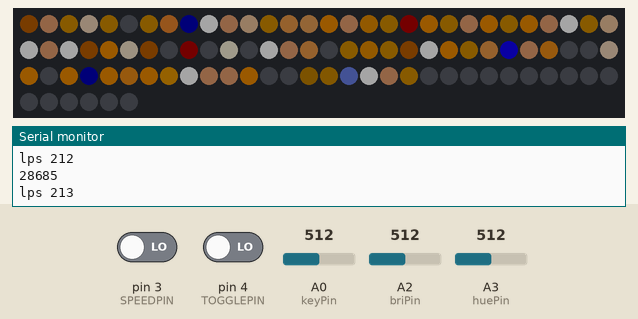
A sketch run on a simulated Arduino Uno, built with avr-gcc and run on an emulated ATmega328P. On the bench: 96 RGB LEDs in strip order, left to right, continuing on the next row, the last lines printed to the serial monitor. The test bench sets the inputs (shaded band); at power-on: A2 (briPin) = 512, A3 (huePin) = 512, pin 3 (SPEEDPIN) LOW, pin 4 (TOGGLEPIN) LOW, A0 (keyPin) = 512. Dim RGB values are drawn brighter than linear; random numbers use the default seed unless the sketch sets one.

Above: at 4.1 s.
4.2 s: A2 (briPin) set to 0
At 4.9 s:
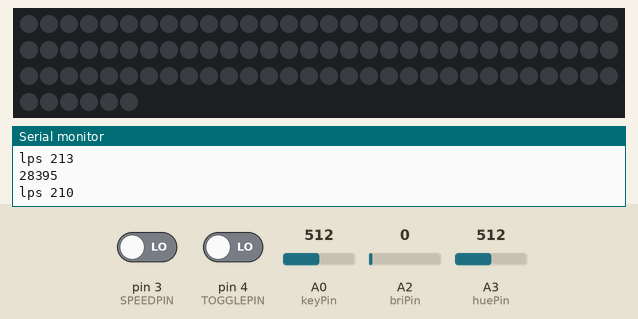
5.8 s: A2 (briPin) set to 122
At 6.09 s:
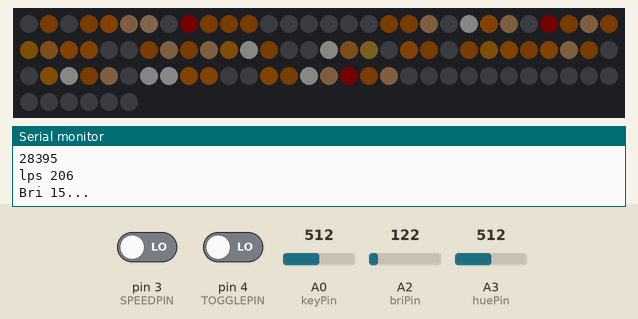
8.3 s: A3 (huePin) set to 900
At 9.41 s:
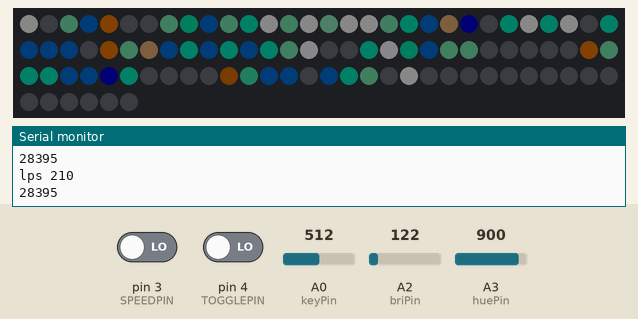
11.0 s: A3 (huePin) set to 122
At 11.23 s:
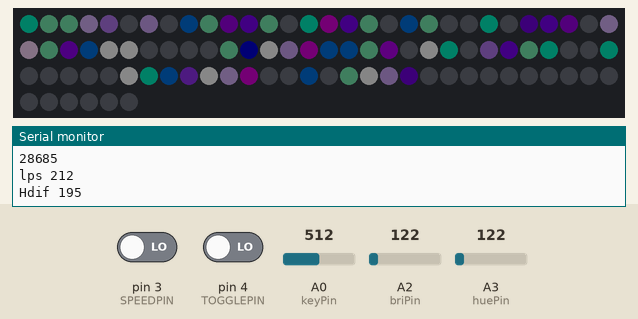
13.4 s: A3 (huePin) set to 265
At 13.95 s:
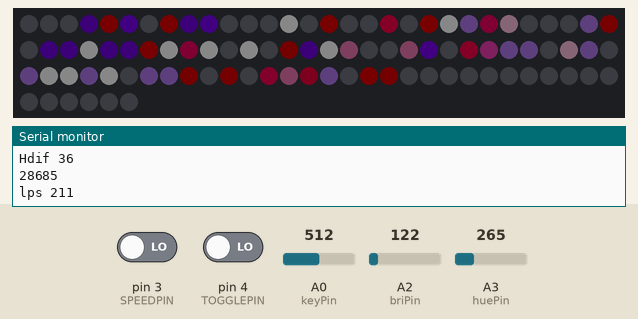
16.2 s: A2 (briPin) set to 86
At 16.68 s:
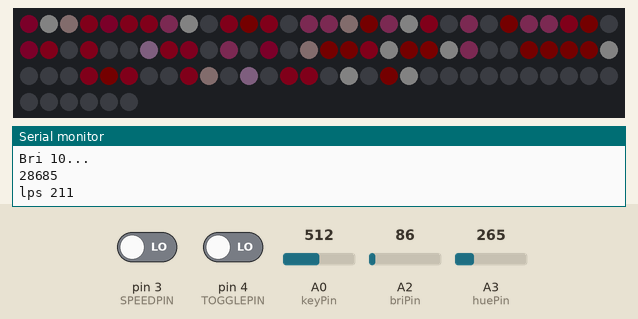
Timing chart, 0 to 19.2 s (numbered marks = the images above; inputs shaded):
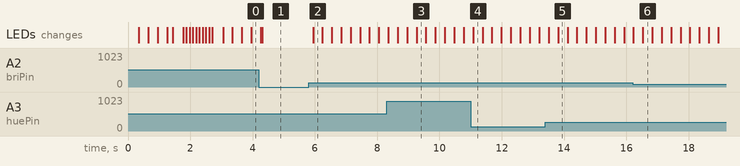

The sketch:

LogicEngineBasic5.ino
```cpp
//
//  RSeries Logic Engine AVR : Basic Sketch by Paul Murphy
//  ======================================================
//  This sketch provides basic functionality for the RSeries Logic Engine hardware.
//  Does not include microSD reading or I2C communication.
//
//  Uses the FastSPI_LED2 library : https://code.google.com/p/fastspi/downloads/detail?name=FastSPI_LED2.RC5.zip
//
//   revision history...
//   2014-01-15 : Added memoryFree() function to report available RAM and a loops-per-second check.
//   2014-01-12 : Fixed prototype FLD bug
//   2014-01-08 : Removed debug options to free up some RAM. Fixed rldMap. Fixed fldMap.
//   2014-01-07 : Added 'Testpattern Mode' to aid assembly of the Rear Logic
//

//  the TOGGLEPIN is used if there's no SD card. if this pin is jumped to +5V,
//  then we'll assume this is the RLD, otherwise we'll assume this is the FLD
#define TOGGLEPIN 4
//  the SPEEDPIN enables speed adjustment via the pots via the pause & delay
#define SPEEDPIN 3

//debug will print a bunch of stuff to serial. useful, but takes up valuable memory and may slow down routines a little
#define DEBUG

#define PROTOFLD //uncomment this line if your FLD boards have only 40 LEDs (final versions have 48 LEDs)

#define LOOPCHECK 50 //number of loops after which we'll check the pot values

#include "FastSPI_LED2.h"
#define NUM_LEDS 96 //absolute max number of LEDs possible (we use numLeds for actual number used later)
#define DATA_PIN 6
CRGB leds[NUM_LEDS];

//byte Keys=6;
byte Tweens=6;
byte tweenPause=7; // time to delay each tween color (aka fadeyness)
int keyPause=450; // time to delay each key color (aka pauseyness)
byte maxBrightness=128; // 0-255, no need to ever go over 100

int keyPin = A0; //analog pin to read keyPause value
int tweenPin = A1; //analog pin to read tweenPause value
int briPin = A2; //analog pin to read Brightness value
int huePin = A3; //analog pin to read Color/Hue shift value

byte totalColors,Keys; //numLeds will be the ACTUAL number of LEDs (80 for FLD, 96 for RLD)
const byte fldColors[6][3] = { {170,0,0} , {170,255,54} , {170,255,120} , {166,255,200} , {154,84,150} , {174,0,200} };
//const byte rldColors[6][3] = { {87,0,0}  , {87,206,105} , {79,255,214}  , {43,255,250}  , {25,255,214} , {0,255,214} };
const byte rldColors[5][3] = { {87,0,0} , {87,206,105} , {79,255,184} , {18,255,250} , {0,255,214} };

byte AllColors[64][3]; // a big array to hold all original KeyColors and all Tween colors
byte oColors[64][3]; // will hold a copy of the original colors, useful when shifting hues
byte LEDstat[96][3]; // an array holding the current color number of each LED, its direction and pausetime
boolean speeds=0; //0 for preset, 1 for tweakable (depends on speedpin)
boolean logic=0; //0 for fld, 1 for rld (depends on togglepin)

//our LEDs aren't in numeric order (FLD is wired serpentine and RLD is all over the place!)
//so we can address specific LEDs more easily, we'll map them out here...
byte rldMap[96]={
 0, 1, 2, 3, 4, 5, 6, 7,48,49,50,51,52,53,54,55,
15,14,13,12,11,10, 9, 8,63,62,61,60,59,58,57,56,
16,17,18,19,20,21,22,23,64,65,66,67,68,69,70,71,
31,30,29,28,27,26,25,24,79,78,77,76,75,74,73,72,
32,33,34,35,36,37,38,39,80,81,82,83,84,85,86,87,
47,46,45,44,43,42,41,40,95,94,93,92,91,90,89,88};
/*byte rldMap[80]={
 0, 1, 2, 3, 4, 5, 6, 7,48,49,50,51,52,53,54,55,
15,14,13,12,11,10, 9, 8,63,62,61,60,59,58,57,56,
16,17,18,19,20,21,22,23,64,65,66,67,68,69,70,71,
31,30,29,28,27,26,25,24,79,78,77,76,75,74,73,72,
32,33,34,35,36,37,38,39,80,81,82,83,84,85,86,87};*/
#if defined  PROTOFLD
// for prototype 40-LED boards...
byte fldMap[80]={
 0, 1, 2, 3, 4, 5, 6, 7,
15,14,13,12,11,10, 9, 8,
16,17,18,19,20,21,22,23,
31,30,29,28,27,26,25,24,
32,33,34,35,36,37,38,39,
40,41,42,43,44,45,46,47,
55,54,53,52,51,50,49,48,
56,57,58,59,60,61,62,63,
71,70,69,68,67,66,65,64,
72,73,74,75,76,77,78,79};
#else
// for final 48-LED boards...
byte fldMap[80]={
15,14,13,12,11,10, 9, 8,
16,17,18,19,20,21,22,23,
31,30,29,28,27,26,25,24,
32,33,34,35,36,37,38,39,
40,41,42,43,44,45,46,47,

55,54,53,52,51,50,49,48,
56,57,58,59,60,61,62,63,
71,70,69,68,67,66,65,64,
72,73,74,75,76,77,78,79,
87,86,85,84,83,82,81,80};
#endif

void setup() {

      // sanity check delay
      delay(50);
      randomSeed(analogRead(0)); //helps keep random numbers more random
      #if defined(DEBUG)
      Serial.begin(9600);
      //Serial.println(String(totalColors)+" colors");
      #endif

      pinMode(TOGGLEPIN, INPUT);
      //digitalWrite(TOGGLEPIN, HIGH); //used for dipswitch prototype
      logic=digitalRead(TOGGLEPIN);
      if (logic==1) {
        #if defined(DEBUG)
        Serial.println("RLD");
        #endif
        //logic=1;
        //numLeds=96;
        //slow default speeds down for the RLD...
        tweenPause=40;
        keyPause=1200;
        Keys=sizeof(rldColors)/3;
      }
      else {
        #if defined(DEBUG)
        Serial.println("FLD");
        #endif
        //numLeds=80;
        Keys=sizeof(fldColors)/3;
      }

      #if defined(DEBUG)
      // print all the colors
      Serial.println(String(Keys)+" keys");
      delay(250);
      #endif

      //Keys=sizeof(rldColors)/3;
      //else Keys=sizeof(fldColors)/3;

      totalColors=Keys*Tweens;

      pinMode(SPEEDPIN, INPUT);
      //digitalWrite(SPEEDPIN, HIGH); //used for dipswitch prototype
      if (digitalRead(SPEEDPIN)==HIGH) {
        speeds=1;
        #if defined(DEBUG)
        Serial.println("SPD");
        #endif
      }

      //make a giant array of all colors tweened...
      byte el,val,kcol,perStep,totalColorCount; //
      for(kcol=0;kcol<(Keys);kcol++) { //go through each Key color
        for(el=0;el<3;el++) { //loop through H, S and V
          if (logic==0) perStep=int(fldColors[kcol+1][el]-fldColors[kcol][el])/(Tweens+1);
          else perStep=int(rldColors[kcol+1][el]-rldColors[kcol][el])/(Tweens+1);
          byte tweenCount=0;
          if (logic==0) val=fldColors[kcol][el];
          else val=rldColors[kcol][el];
          while (tweenCount<=Tweens) {
            if (tweenCount==0) totalColorCount=kcol*(Tweens+1); //this is the first transition, between these 2 colors, make sure the total count is right
            AllColors[totalColorCount][el]=val; //set the actual color element (H, S or V)
            tweenCount++;
            totalColorCount++;
            val=byte(val+perStep);
          }
        }
      }
      memcpy(oColors,AllColors,totalColors*3); //copy AllColors to oColors (AllColors can shift, oColors never changes)
      /*#if defined(DEBUG)
      // print all the colors
      for(byte x=0;x<totalColors;x++) {
        Serial.println(String(x)+" : "+String(AllColors[x][0])+","+String(AllColors[x][1])+","+String(AllColors[x][2])+"  o  "+String(oColors[x][0])+","+String(oColors[x][1])+","+String(oColors[x][2]));
      }
      #endif */

      FastLED.setBrightness(maxBrightness); //sets the overall brightness to the maximum
      FastLED.addLeds<WS2812, DATA_PIN, GRB>(leds, NUM_LEDS);

      for(byte x=0;x<NUM_LEDS;x++) leds[x] = CRGB::Black; //sets all possible LEDs to black
      FastLED.show();

      //to get the RLD test mode, S4 should have jumper, S3 no jumper, Delay trimmer should be turned completely counter-clockwise
      int delayVal = analogRead(keyPin);
      if (logic==1 && speeds==0 && delayVal<10) {
        //testpattern for RLD
        byte testColor[96] = {
        1,1,1,1,1,1,1,1,
        2,3,3,3,3,2,2,2,
        4,4,4,4,4,4,4,4,
        5,5,5,5,5,5,5,5,
        2,2,2,3,3,3,3,2,
        1,1,1,1,1,1,1,1,
        1,1,1,1,1,1,1,1,
        2,2,2,3,3,3,3,2,
        4,4,4,4,4,4,4,4,
        5,5,5,5,5,5,5,5,
        2,3,3,3,3,2,2,2,
        1,1,1,1,1,1,1,1};
        //go through all our LEDs, setting them to appropriate colors
        //byte y;
        for(byte x=0;x<96;x++) {
           //if (x>47)  y=x-48;
           //else y=x;
           //y=x;
           if (testColor[x]==1) leds[x] = CRGB::DarkRed;
           if (testColor[x]==2) leds[x] = CRGB::DarkOrange;
           if (testColor[x]==3) leds[x] = CRGB::DarkGreen;
           if (testColor[x]==4) leds[x] = CRGB::DeepSkyBlue;
           if (testColor[x]==5) leds[x] = CRGB::Orchid;
           FastLED.setBrightness(10);
           FastLED.show();
           delay(10);
        }
        delay(999999);
        FastLED.setBrightness(maxBrightness);
      }

      //configure each LED's status (color number, direction, pause time)
      for(byte x=0;x<NUM_LEDS;x++) {
        LEDstat[x][0]=byte(random(totalColors)); //choose a random color number to start this LED at
        LEDstat[x][1]=random(2); //choose a random direction for this LED (0 up or 1 down)
        if (LEDstat[x][0]%(Tweens+1)==0) LEDstat[x][2]=random(keyPause); //color is a key, set its pause time for longer than tweens
        else LEDstat[x][2]=random(tweenPause);
      }
      //now set the LEDs to their initial colors...
      for(byte x=0;x<NUM_LEDS;x++) {
        if (logic==1)  leds[rldMap[x]].setHSV(AllColors[LEDstat[x][0]][0],AllColors[LEDstat[x][0]][1],AllColors[LEDstat[x][0]][2]);
        else if (x<80) leds[fldMap[x]].setHSV(AllColors[LEDstat[x][0]][0],AllColors[LEDstat[x][0]][1],AllColors[LEDstat[x][0]][2]) ;
        FastLED.show();
        delay(10);
        /*if (x>0) leds[x-1].setHSV(0,0,0);
        if (x==NUM_LEDS-1 && logic==1) leds[x].setHSV(0,0,0);*/
      }

      //do a startup animation of some sort
      for(byte x=0;x<NUM_LEDS;x++) {
        if (logic==1) {
          //RLD STARTUP
          //leds[rldMap[x]].setHSV(AllColors[LEDstat[rldMap[x]][0]][0],AllColors[LEDstat[rldMap[x]][0]][1],AllColors[LEDstat[rldMap[x]][0]][2]);
          leds[rldMap[x]] = CRGB::Green;
          if ((x+1)%24==0) { delay(200); FastLED.show(); }
        }
        else {
          //FLD STARTUP
          //leds[fldMap[x]].setHSV(AllColors[LEDstat[fldMap[x]][0]][0],AllColors[LEDstat[fldMap[x]][0]][1],AllColors[LEDstat[fldMap[x]][0]][2]);
          #if defined(PROTOFLD)
          if (fldMap[x]<80) { //not all LEDs in the array are used for the FLD
          #else
          if (fldMap[x]>7 && fldMap[x]<88) { //not all LEDs in the array are used for the FLD
          #endif
            leds[fldMap[x]] = CRGB::Blue;
            if ((x+1)%8==0) { delay(100); FastLED.show(); }
          }
        }

      }

	  #if defined(DEBUG)
	  Serial.println(memoryFree()); // print the free memory
          //delay(1000);
	  #endif
}

#if defined(DEBUG)
// variables created by the build process when compiling the sketch (used for the memotyFree function)
extern int __bss_end;
extern void *__brkval;
// function to return the amount of free RAM
int memoryFree() {
  int freeValue;
  if((int)__brkval == 0) freeValue = ((int)&freeValue) - ((int)&__bss_end);
  else freeValue = ((int)&freeValue) - ((int)__brkval);
  return freeValue;
}
#endif


void updateLED(byte LEDnum) {
    //this will take an LED number and adjust its status in the LEDstat array
    //check the current color this LED is set to...
    //unsigned int currentColor=LEDstat[LEDnum];
    if (LEDstat[LEDnum][2]!=0) {
      //LED is paused
      LEDstat[LEDnum][2]=LEDstat[LEDnum][2]-1; //reduce the LEDs pause number and check back next loop
    }
    else {
        //LED had 0 pause time, let's change things around...
        if (LEDstat[LEDnum][1]==0 && LEDstat[LEDnum][0]<(totalColors-1)) {
            LEDstat[LEDnum][0]=LEDstat[LEDnum][0]+1; //change it to next color
            leds[LEDnum].setHSV(AllColors[LEDstat[LEDnum][0]][0],AllColors[LEDstat[LEDnum][0]][1],AllColors[LEDstat[LEDnum][0]][2]);
            if (LEDstat[LEDnum][0]%(Keys+1)==0) LEDstat[LEDnum][2]=random(keyPause); //color is a key, set its pause time for longer than tweens
            else LEDstat[LEDnum][2]=random(tweenPause);
        }
        else if (LEDstat[LEDnum][1]==0 && LEDstat[LEDnum][0]==(totalColors-1)) {
            LEDstat[LEDnum][1]=1; //LED is at the final color, leave color but change direction to down
        }
        else if (LEDstat[LEDnum][1]==1 && LEDstat[LEDnum][0]>0) {
            LEDstat[LEDnum][0]=LEDstat[LEDnum][0]-1; //change it to previous color
            leds[LEDnum].setHSV(AllColors[LEDstat[LEDnum][0]][0],AllColors[LEDstat[LEDnum][0]][1],AllColors[LEDstat[LEDnum][0]][2]);
            if (LEDstat[LEDnum][0]%(Keys+1)==0) {
              LEDstat[LEDnum][2]=random(keyPause); //new color is a key, set LED's pause time for longer than tweens
            }
            else LEDstat[LEDnum][2]=tweenPause;
        }
        else if (LEDstat[LEDnum][1]==1 && LEDstat[LEDnum][0]==0) {
            LEDstat[LEDnum][1]=0; //LED is at the first color (0), leave color but change direction to up
        }
    }
}


unsigned int loopCount;
byte briVal,prevBri,briDiff,hueVal,prevHue,hueDiff;
#if defined(DEBUG)
unsigned long time;
#endif
void loop() {

    if (loopCount==LOOPCHECK) { //only check this stuff every 100 or so loops

        #if defined(DEBUG)
        Serial.println(memoryFree()); // print the free memory
        time=(micros()-time)/(LOOPCHECK-1);
        Serial.println("lps "+String(1000000/time)+"\n");
        time=micros();
	#endif

       if (speeds==1) {
         /*#if defined(DEBUG)
         Serial.println("checking key and tween pots\n");
         #endif*/
         keyPause = analogRead(keyPin);
         tweenPause = round(analogRead(tweenPin)/10);
       }


       // LET THE USER SHIFT THE HUES OF ALL COLORS...
       hueVal = round(analogRead(huePin)/4);
       /*#if defined(DEBUG)
       Serial.println("hueVal is "+String(hueVal)+"\n");
       #endif*/
       hueDiff=(max(hueVal,prevHue)-min(hueVal,prevHue));
       if (hueDiff>=2) {
           #if defined(DEBUG)
           Serial.println("Hdif "+String(hueDiff));
           #endif
           for(int color=0;color<totalColors;color++) {
               //go through all the colors in the colors array and give them new Hue values (based on the original color + )
               AllColors[color][0]=oColors[color][0]+hueVal;
               if (AllColors[color][0]>=255) AllColors[color][0]=AllColors[color][0]-255;
           }
       }
       prevHue=hueVal;
       prevBri=briVal;


       // LET THE USER ADJUST GLOBAL BRIGHTNESS...
       briVal = (round(analogRead(briPin)/4)*maxBrightness)/255; //the pot will give a value between 0 and 1024, we need to divide this down to something between 0 and our maxBrightness
       /*#if defined(DEBUG)
       Serial.println("briVal is "+String(briVal));
       delay(200);
       #endif*/
       if (briVal!=prevBri) {
         briDiff=(max(briVal,prevBri)-min(briVal,prevBri));
         if (briDiff>=2) {
             #if defined(DEBUG)
             Serial.println("Bri "+String(briVal)+"...\n");
             //delay(100);
             #endif
             FastLED.setBrightness(briVal); //sets the overall brightness
         }
         prevBri=briVal;
       }
       loopCount=0;
    }
    /*#if defined(DEBUG)
    if (loopCount%10==0) Serial.println();
    Serial.print(String(loopCount)+" ");
    #endif*/
    loopCount++;

    //go through each LED and update it
    for(byte LEDnum=0;LEDnum<NUM_LEDS;LEDnum++) {
      if (logic==1) updateLED(rldMap[LEDnum]);
      #if defined(PROTOFLD)
      else if (LEDnum<80) updateLED(fldMap[LEDnum]);
      #else
      else if (fldMap[LEDnum]>7 && fldMap[LEDnum]<88) updateLED(fldMap[LEDnum]);
      #endif
    }
    FastLED.show();


    //delay(20);
}
```

Measured:
- after the input at 5.8 s, the LEDs: change after 0.14 s (image 2)
